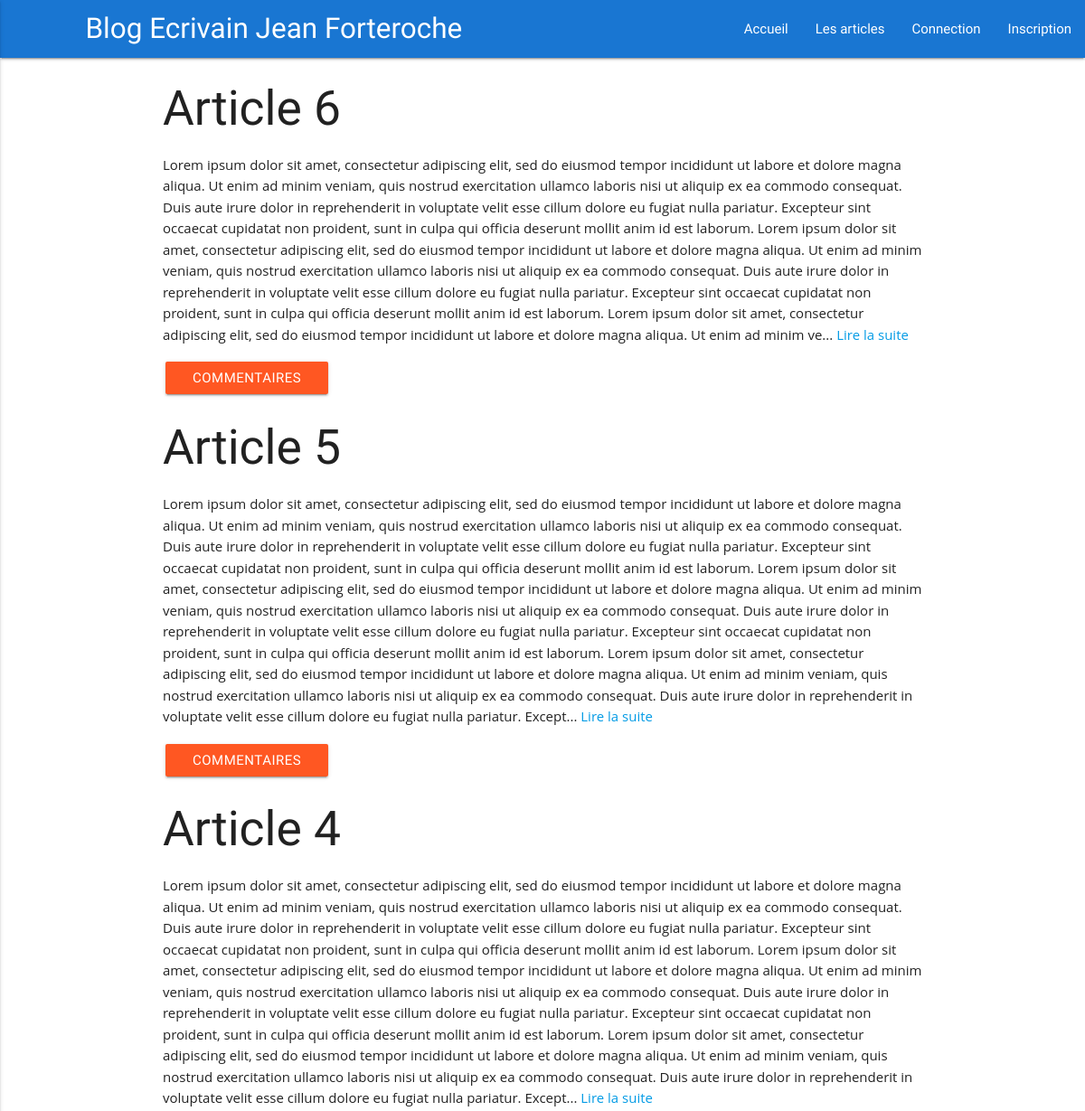
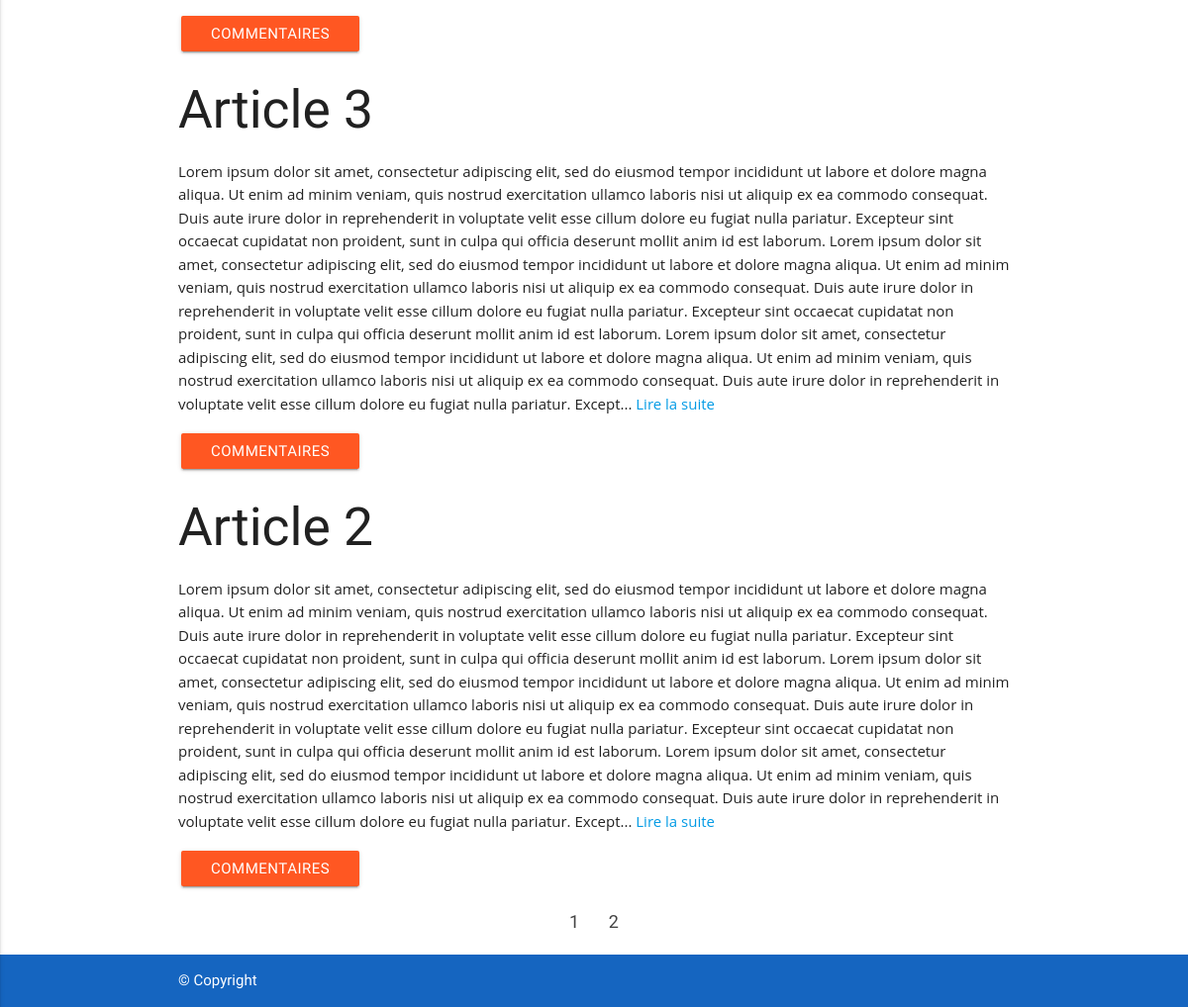
The page /index.php?section=articles on the database its author committed (2 pictures, top to bottom).
### tables this page shows
CREATE TABLE `posts` (
  `id` int(11) NOT NULL,
  `title` varchar(255) NOT NULL,
  `content` text NOT NULL,
  `publicationDate` datetime NOT NULL
);

### lib/Manager.class.php (called while the page is built, shortened)
<?php
abstract class Manager {
    public function setDb(PDO $db) {
      $this->_db = $db;
    }
}

### lib/postsManager.class.php (called while the page is built, shortened)
<?php
class PostsManager extends Manager {
  public function postsList($offset, $limit) {
    $offset = (int) $offset;
    $limit = (int) $limit;
    $req = $this->_db->prepare("SELECT id, title, content, publicationDate FROM posts ORDER BY publicationDate DESC LIMIT :offset, :limite");
    $req->bindParam(':offset', $offset, PDO::PARAM_INT);
    $req->bindParam(':limite', $limit, PDO::PARAM_INT);
    $req->execute();
    $postsList = $req->fetchAll();
    return $postsList;
  }
  public function countPosts() {
    $req = $this->_db->query("SELECT COUNT(id) FROM posts");
    $numberofPosts = $req->fetch();
    $numberofPosts = $numberofPosts['COUNT(id)'];
    return $numberofPosts;
  }
}

### controler/frontend/articles.php (called while the page is built, shortened)
<?php
$pagination_articles = new Pagination(array(
"itemPerPage" => 5,
"nbOfItems" => $posts_manager->countPosts()
));
if (isset($_GET['page'])) {
  if($_GET['page'] > 0) {
    $postsList = $posts_manager->postsList($pagination_articles->offset($_GET['page']), $pagination_articles->limit($pagination_articles->offset($_GET['page'])));
  } else {
    header("Location: index.php?section=articles&page=1");
  }
}
include_once("view/frontend/articles.php");

### lib/pagination.class.php (called while the page is built, shortened)
<?php
class Pagination {
	private $_itemPerPage;
	private $_nbOfItems;
	public function hydrate(Array $data) {
		foreach ($data as $key => $value) {
			$method = 'set' . ucfirst($key);
		}
	}
	public function nbOfPages() {
		return ceil($this->_nbOfItems/$this->_itemPerPage);
	}
	public function offset($page) {
		return ($page-1)*$this->_itemPerPage;
	}
	public function limit($offset) {
		return $offset+$this->_itemPerPage;
	}
	public function setItemPerPage($itemPerPage) {
		$itemPerPage = (int) $itemPerPage;
		if($itemPerPage > 0) {
			$this->_itemPerPage = $itemPerPage;
		}
	}
	public function setnbOfItems($nbOfItems) {
		$nbOfItems = (int) $nbOfItems;
		if($nbOfItems > 0) {
			$this->_nbOfItems = $nbOfItems;
		}
	}
}

### view/frontend/articles.php (the view, shortened to what this page needs)
 <?php
 foreach($postsList as $key => $value) {
  ?>
    <div class="container">
      <h2 class=""><?php echo $postsList[$key]['title'] ?></h2>
      <p><?= substr($postsList[$key]['content'], 0, 1500) ?>... <a href="index.php?section=article&id=<?= $postsList[$key]['id'] ?>">Lire la suite</a></p>
      <a href="index.php?section=article&id=<?= $postsList[$key]['id'] ?>" class="btn waves-effect waves-light deep-orange">Commentaires</a>
    </div>
 <?php
 }
 $i=1;
 ?>
 <ul class="pagination center-align">
 <?php
 while($i <= $pagination_articles->nbOfPages()) {
 	?>
	<li class="waves-effect"><a href="index.php?section=articles&page=<?= $i ?>"><?= $i ?></a></li>
 	<?php
 	$i++;
 }
?>
<?php
  require("view/layout/menu.php");
  require("view/layout/template.php");
?>

### public/css/style.css (style rules this page uses)
body { display: -webkit-box; display: -ms-flexbox; display: flex; min-height: 100vh; -webkit-box-orient: vertical; -webkit-box-direction: normal; -ms-flex-direction: column; flex-direction: column; }
.waves-effect { margin: 0.2em; }

### rows shown on the page
posts: title "Article 6", content "Lorem ipsum dolor sit amet, consectetur adipiscing elit, sed do eiusmod tempor incididunt ut labore et dolore magna aliqua. Ut enim ad minim veniam, quis nostrud exercitation ullamco laboris nisi ut aliquip ex ea commodo consequat. Duis aute irure dolor in reprehenderit in voluptate velit esse cillum dolore eu fugiat nulla pariatur. Excepteur sint occaecat cupidatat non proident, sunt in culpa qui officia deserunt mollit anim id est laborum. Lorem ipsum dolor sit amet, consectetur adipiscing elit, sed do eiusmod tempor incididunt ut labore et dolore magna aliqua. Ut enim ad minim veniam, quis nostrud exercitation ullamco laboris nisi ut aliquip ex ea commodo consequat. Duis aute irure dolor…"
posts: title "Article 5", content "Lorem ipsum dolor sit amet, consectetur adipiscing elit, sed do eiusmod tempor incididunt ut labore et dolore magna aliqua. Ut enim ad minim veniam, quis nostrud exercitation ullamco laboris nisi ut aliquip ex ea commodo consequat. Duis aute irure dolor in reprehenderit in voluptate velit esse cillum dolore eu fugiat nulla pariatur. Excepteur sint occaecat cupidatat non proident, sunt in culpa qui officia deserunt mollit anim id est laborum. Lorem ipsum dolor sit amet, consectetur adipiscing elit, sed do eiusmod tempor incididunt ut labore et dolore magna aliqua. Ut enim ad minim veniam, quis nostrud exercitation ullamco laboris nisi ut aliquip ex ea commodo consequat. Duis aute irure dolor…"
posts: title "Article 4", content "Lorem ipsum dolor sit amet, consectetur adipiscing elit, sed do eiusmod tempor incididunt ut labore et dolore magna aliqua. Ut enim ad minim veniam, quis nostrud exercitation ullamco laboris nisi ut aliquip ex ea commodo consequat. Duis aute irure dolor in reprehenderit in voluptate velit esse cillum dolore eu fugiat nulla pariatur. Excepteur sint occaecat cupidatat non proident, sunt in culpa qui officia deserunt mollit anim id est laborum. Lorem ipsum dolor sit amet, consectetur adipiscing elit, sed do eiusmod tempor incididunt ut labore et dolore magna aliqua. Ut enim ad minim veniam, quis nostrud exercitation ullamco laboris nisi ut aliquip ex ea commodo consequat. Duis aute irure dolor…"
posts: title "Article 3", content "Lorem ipsum dolor sit amet, consectetur adipiscing elit, sed do eiusmod tempor incididunt ut labore et dolore magna aliqua. Ut enim ad minim veniam, quis nostrud exercitation ullamco laboris nisi ut aliquip ex ea commodo consequat. Duis aute irure dolor in reprehenderit in voluptate velit esse cillum dolore eu fugiat nulla pariatur. Excepteur sint occaecat cupidatat non proident, sunt in culpa qui officia deserunt mollit anim id est laborum. Lorem ipsum dolor sit amet, consectetur adipiscing elit, sed do eiusmod tempor incididunt ut labore et dolore magna aliqua. Ut enim ad minim veniam, quis nostrud exercitation ullamco laboris nisi ut aliquip ex ea commodo consequat. Duis aute irure dolor…"
posts: title "Article 2", content "Lorem ipsum dolor sit amet, consectetur adipiscing elit, sed do eiusmod tempor incididunt ut labore et dolore magna aliqua. Ut enim ad minim veniam, quis nostrud exercitation ullamco laboris nisi ut aliquip ex ea commodo consequat. Duis aute irure dolor in reprehenderit in voluptate velit esse cillum dolore eu fugiat nulla pariatur. Excepteur sint occaecat cupidatat non proident, sunt in culpa qui officia deserunt mollit anim id est laborum. Lorem ipsum dolor sit amet, consectetur adipiscing elit, sed do eiusmod tempor incididunt ut labore et dolore magna aliqua. Ut enim ad minim veniam, quis nostrud exercitation ullamco laboris nisi ut aliquip ex ea commodo consequat. Duis aute irure dolor…"
